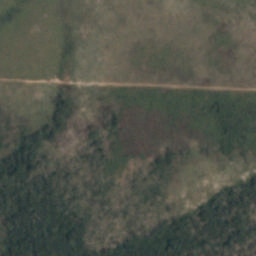
#> input picture images/train-jpg/train_10216.jpg, 256 x 256 px; its folder holds only this picture in this run
$ jupyter execute --allow-errors main.ipynb   (shell and % lines are left out)
#> lines starting #> are read from the running program, lines starting #| are printed output that depends on the picture; after the words box and inside, x2 and y2 are one past the last pixel; in counts of white or black regions, pixels touching at a corner belong together; long printed decimals are rounded
[cell 1]
import pandas as pd
import seaborn as sns
import cv2 as cv
import numpy as np
from sklearn.cluster import KMeans
import matplotlib.pyplot as plt
import os
pd.options.mode.chained_assignment = None

import warnings
warnings.filterwarnings('error')

#> (a cell that did not finish here is left out)

# Passo A Passo

Cada imagem:

* 256 x 256 x 3 = 196.608 pixels
* 947,2 m x 947,2 m = 897.187,84 m²

Total:

* 40.479 imagens
* 40.479 x 897.187,84 m² = 3.621.000.000 m²

## Imagem exemplo

[cell 3]
I = cv.imread("images/train-jpg/train_8476.jpg")
#> (the rest of this cell did not finish here and is left out)

[cell 4]
img = cv.imread("images/train-jpg/train_8476.jpg") #imagem original 256x256x3
#> (the rest of this cell did not finish here and is left out)

#> (a cell that did not finish here is left out)

#> (a cell that did not finish here is left out)

# Área total

[cell 7]
directory = 'images/train-jpg'
total = 0
perc = 0
df = pd.DataFrame(columns=['total', 'percen'])

for i in os.listdir(directory):
    img = cv.imread("images/train-jpg/"+i)
#> img is the input picture: shape (256, 256, 3); mean B, G, R 73.9, 84.3, 81.3
    hsv = cv.cvtColor(img, cv.COLOR_BGR2HSV)
#> hsv: shape (256, 256, 3); mean H, S, V 43.4, 40.4, 86.1
    mask = cv.inRange(hsv, (36, 25, 25), (88, 255,255))
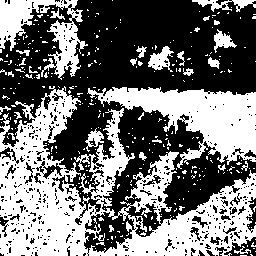
#> mask: shape (256, 256); 45.1% white; 326 white regions (298 under 20 px), largest, box (x1, y1, x2, y2) and area: (0, 86, 256, 256) 17790, (87, 87, 256, 169) 6074, (0, 0, 88, 80) 2708
    imask = mask>0
    green = np.zeros_like(img, np.uint8)
    green[imask] = img[imask]
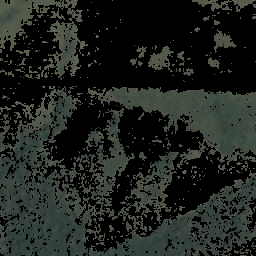
#> green: shape (256, 256, 3); mean B, G, R 30.2, 34.4, 30.1
    hsv = green
    x , y , z = hsv.shape
#> x = 256; y = 256; z = 3
    a1 = hsv.reshape(x*y*z,1)
    try:
        k_means = KMeans(n_clusters=2, random_state=42).fit(a1)
        centroids = k_means.cluster_centers_
#> centroids = [69.96, 0.0012]
        labels = k_means.labels_
        a2 = centroids[labels]
        a3 = a2.reshape(x, y, z)
        a4 = (a3 -  np.min(a2))/(np.max(a2)-np.min(a2))*255
        a5 = a4.astype(np.uint8)
        colors = np.unique(a5, return_counts=True)
#> colors = ([0, 255], [107998, 88610])
        total += float(897187.84)*float(colors[1][1])/float(256*256*3)
#> total = 404357
        perc += float(colors[1][1])/float(256*256*3)
#> perc = 0.451
        df.loc[i] = [float(897187.84)*float(colors[1][1])/float(256*256*3), (float(colors[1][1])/float(256*256*3))]
    except:
        total += 0
        df.loc[i] = [0, 0]

print(f'Área de floresta total: {total}')
#| Área de floresta total: 404356.967
print(f'Área de floresta em %: {perc/len(os.listdir(directory))}%')
#| Área de floresta em %: 0.4507%

$ run again, on images/train-jpg/train_11887.jpg
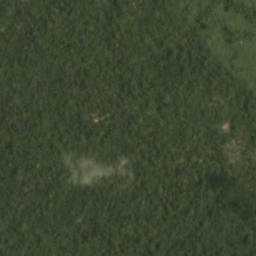
#> input picture images/train-jpg/train_11887.jpg, 256 x 256 px
#> img is the input picture: shape (256, 256, 3); mean B, G, R 48.3, 70.5, 59.9
#> hsv: shape (256, 256, 3); mean H, S, V 44.5, 80.7, 70.6
#> `mask = cv.inRange(hsv, (36, 25, 25), (88, 255,255))`:
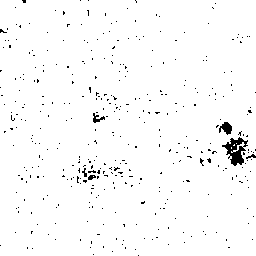
#> mask: shape (256, 256); 97.8% white; black in thin lines or dots
#> imask: shape (256, 256) bool; 97.8% white; black in thin lines or dots
#> `green[imask] = img[imask]`:
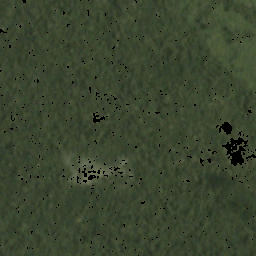
#> green: shape (256, 256, 3); mean B, G, R 47, 68.8, 58.3
#> centroids = [59.31, 0.0736]
#> colors = ([0, 255], [4241, 192367])
#> total = 877834.7
#> perc = 0.978
#| Área de floresta total: 877834.743
#| Área de floresta em %: 0.9784%

$ run again, on images/train-jpg/train_12296.jpg
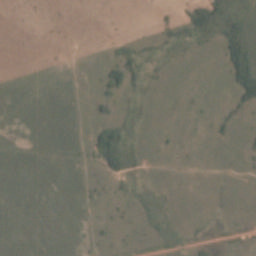
#> input picture images/train-jpg/train_12296.jpg, 256 x 256 px
#> img is the input picture: shape (256, 256, 3); mean B, G, R 104.7, 117.8, 122.2
#> hsv: shape (256, 256, 3); mean H, S, V 27.8, 37.3, 123.6
#> `mask = cv.inRange(hsv, (36, 25, 25), (88, 255,255))`:
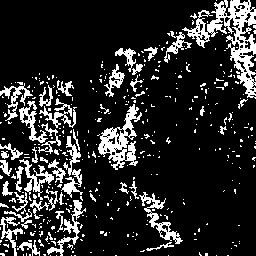
#> mask: shape (256, 256); 16.5% white; 396 white regions (348 under 20 px), largest, box (x1, y1, x2, y2) and area: (182, 0, 256, 99) 2128, (98, 104, 142, 170) 1094, (139, 192, 183, 244) 520
#> `green[imask] = img[imask]`:
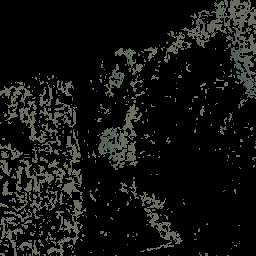
#> green: shape (256, 256, 3); mean B, G, R 16, 18.1, 17.2
#> centroids = [0, 103.8]
#> colors = ([0, 255], [164196, 32412])
#> total = 147906.8
#> perc = 0.165
#| Área de floresta total: 147906.760
#| Área de floresta em %: 0.1649%

$ run again, on images/train-jpg/train_10575.jpg
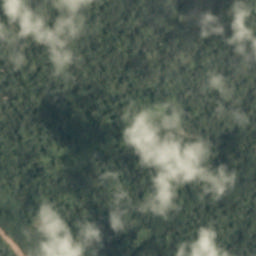
#> input picture images/train-jpg/train_10575.jpg, 256 x 256 px
#> img is the input picture: shape (256, 256, 3); mean B, G, R 89, 100.3, 87.7
#> hsv: shape (256, 256, 3); mean H, S, V 62.8, 43.7, 100.4
#> `mask = cv.inRange(hsv, (36, 25, 25), (88, 255,255))`:
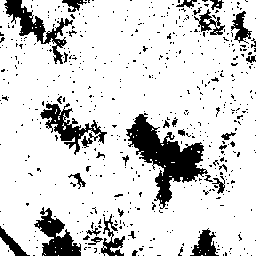
#> mask: shape (256, 256); 83.9% white; 545 black regions (510 under 20 px), largest, box (x1, y1, x2, y2) and area: (126, 113, 208, 209) 2855, (4, 0, 73, 64) 1149, (40, 103, 107, 155) 1125
#> `green[imask] = img[imask]`:
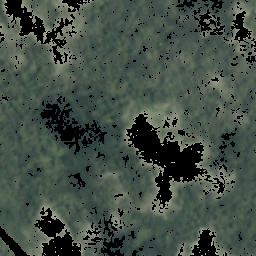
#> green: shape (256, 256, 3); mean B, G, R 69, 78.2, 66.4
#> centroids = [84.9, 0.0881]
#> colors = ([0, 255], [31709, 164899])
#> total = 752489.1
#> perc = 0.839
#| Área de floresta total: 752489.103
#| Área de floresta em %: 0.8387%
